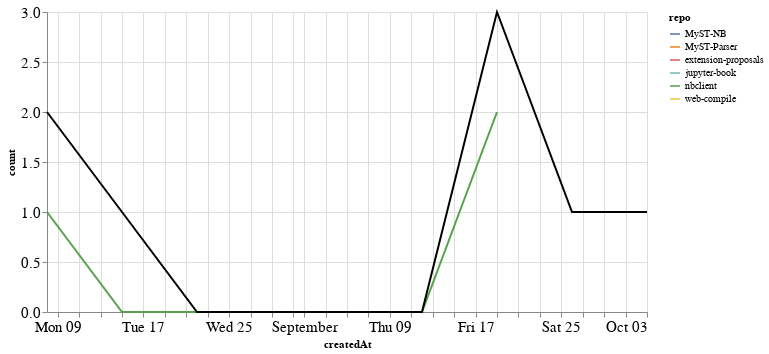

Write notebook code for a chart like this one.
### Markdown cell above
### PRs

### Code cell
prs_time = prs.groupby('repo').resample('W', on='createdAt').count()['author'].reset_index()
prs_time = prs_time.rename(columns={'author': 'count'})
prs_time_total = prs_time.groupby('createdAt').agg({"count": "sum"}).reset_index()

ch1 = alt.Chart(prs_time, width=600).mark_line().encode(
    x='createdAt',
    y='count',
    color='repo',
    tooltip="repo"
)

ch2 = alt.Chart(prs_time_total, width=600).mark_line(color="black").encode(
    x='createdAt',
    y='count',
)

ch1 + ch2

### Figure 1 — Vega-Lite specification as saved in the notebook (floating-point values rounded to 4 significant figures)
{"config": {"axisLeft": {"labelFontSize": 15}, "axisBottom": {"labelFontSize": 15}}, "layer": [{"data": {"name": "data-6b38065104cdb3d16d832a767286a122"}, "mark": "line", "encoding": {"color": {"type": "nominal", "field": "repo"}, "tooltip": {"type": "nominal", "field": "repo"}, "x": {"type": "temporal", "field": "createdAt"}, "y": {"type": "quantitative", "field": "count"}}, "width": 600}, {"data": {"name": "data-b813293dd3ba9ca07ddb4bb1d9d0dc8d"}, "mark": {"type": "line", "color": "black"}, "encoding": {"x": {"type": "temporal", "field": "createdAt"}, "y": {"type": "quantitative", "field": "count"}}, "width": 600}], "$schema": "https://vega.github.io/schema/vega-lite/v4.8.1.json", "datasets": {"data-6b38065104cdb3d16d832a767286a122": [{"repo": "MyST-NB", "createdAt": "2021-10-03T00:00:00", "count": 1}, {"repo": "MyST-Parser", "createdAt": "2021-08-08T00:00:00", "count": 1}, {"repo": "extension-proposals", "createdAt": "2021-09-19T00:00:00", "count": 1}, {"repo": "jupyter-book", "createdAt": "2021-08-15T00:00:00", "count": 1}, {"repo": "nbclient", "createdAt": "2021-08-08T00:00:00", "count": 1}, {"repo": "nbclient", "createdAt": "2021-08-15T00:00:00", "count": 0}, {"repo": "nbclient", "createdAt": "2021-08-22T00:00:00", "count": 0}, {"repo": "nbclient", "createdAt": "2021-08-29T00:00:00", "count": 0}, {"repo": "nbclient", "createdAt": "2021-09-05T00:00:00", "count": 0}, {"repo": "nbclient", "createdAt": "2021-09-12T00:00:00", "count": 0}, {"repo": "nbclient", "createdAt": "2021-09-19T00:00:00", "count": 2}, {"repo": "web-compile", "createdAt": "2021-09-26T00:00:00", "count": 1}], "data-b813293dd3ba9ca07ddb4bb1d9d0dc8d": [{"createdAt": "2021-08-08T00:00:00", "count": 2}, {"createdAt": "2021-08-15T00:00:00", "count": 1}, {"createdAt": "2021-08-22T00:00:00", "count": 0}, {"createdAt": "2021-08-29T00:00:00", "count": 0}, {"createdAt": "2021-09-05T00:00:00", "count": 0}, {"createdAt": "2021-09-12T00:00:00", "count": 0}, {"createdAt": "2021-09-19T00:00:00", "count": 3}, {"createdAt": "2021-09-26T00:00:00", "count": 1}, {"createdAt": "2021-10-03T00:00:00", "count": 1}]}}
